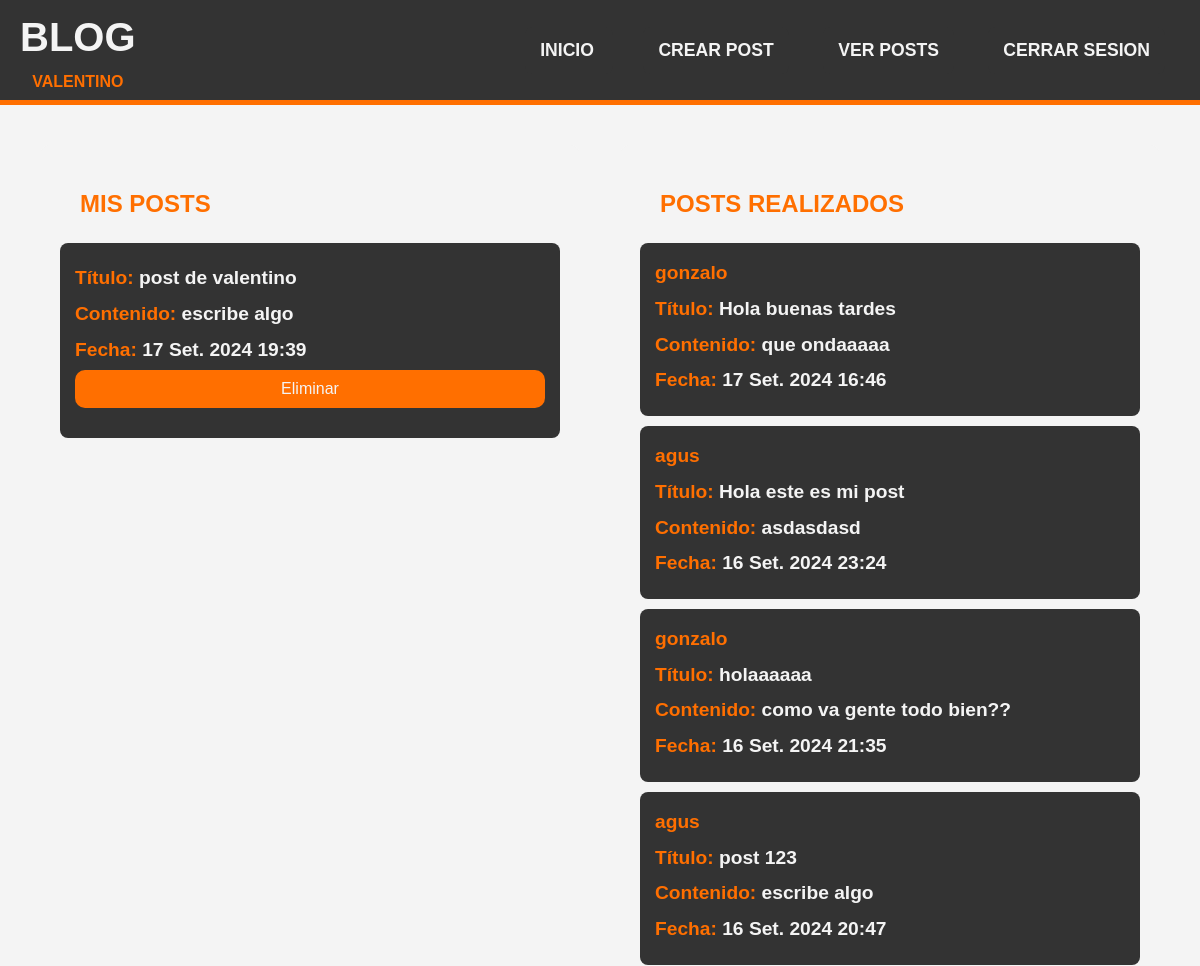
/posts/ (signed in, upper part), run on an earlier commit of the app's database.
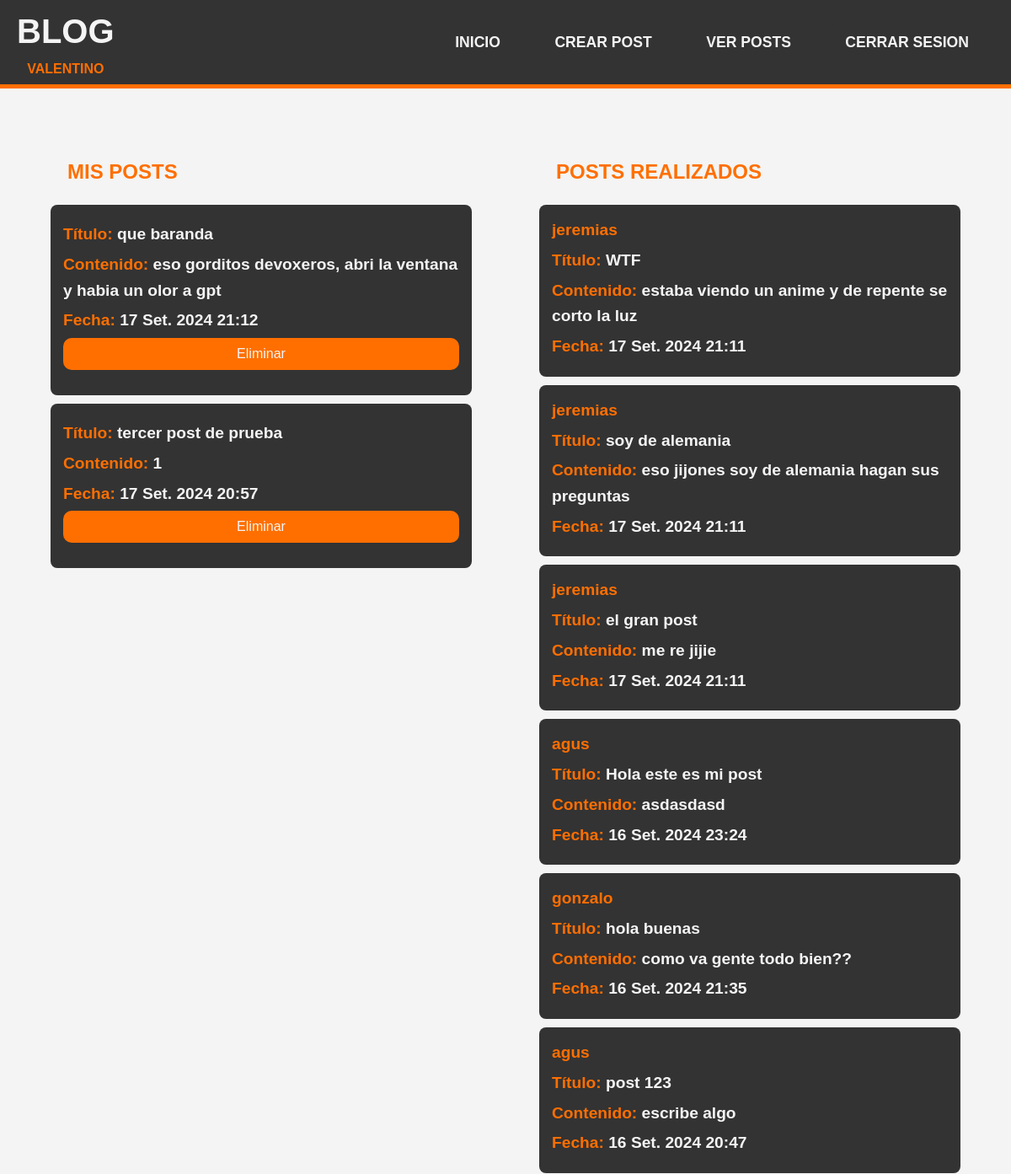
And on a later commit of the database.
### post/models.py (models this page shows, shortened)
class Posteo(models.Model):
    titulo = models.CharField(max_length=120)
    contenido= models.TextField()
    Fecha_de_publicacion = models.DateTimeField(auto_now_add=True)
    author= models.ForeignKey(User, on_delete=models.CASCADE, related_name='post_manage')

### post/views.py (the view)
# urls.py: path('posts/',views.post_list, name='lista_posteos'),
@login_required
def post_list(request):
    posts = Posteo.objects.all().order_by('-Fecha_de_publicacion')  # Muestra los posts más recientes primero
    return render(request, 'posts.html', {'posts': posts})

### post/templates/posts.html (shortened to what this page needs)
{% extends 'base.html' %}
{% block content %}
<div class="post-page-container">
    <div class="main-div">
        <div class="my-posts-section">
            <h2>MIS POSTS</h2>
            <ul class="posts-list">
                {% for post in posts %}
                    {% if post.author == user %}
                    <a href="{% url 'detalle_posteo' post.pk %}" class="post-link">
                        <li class="post-item">
                                <p><strong>Título:</strong> {{ post.titulo }}<br></p>
                                <p><strong>Contenido:</strong> {{ post.contenido }}<br></p>
                                <p><strong>Fecha:</strong> {{ post.Fecha_de_publicacion }}<br></p>
                                <form method="POST" action="{% url 'delete' post.pk %}">
                                    <button type="submit">Eliminar</button>
                                </form>
                            </li>
                        </a>
                    {% endif %}
                {% empty %}
                    <p>No hay posts para mostrar</p>
                {% endfor %}
            </ul>
        </div>
        <div class="other-posts-section">
            <h2>POSTS REALIZADOS</h2>
            <ul class="posts-list">
                {% for post in posts %}
                    {% if post.author != user %}
                    <a href="{% url 'detalle_posteo' post.pk %}" class="post-link">
                        <li class="post-item">
                                <strong>{{ post.author }}</strong><br>
                                <p><strong>Título:</strong> {{ post.titulo }}<br></p>
                                <p><strong>Contenido:</strong> {{ post.contenido }}<br></p>
                                <p><strong>Fecha:</strong> {{ post.Fecha_de_publicacion }}<br></p>
                            </li>
                        </a>
                    {% endif %}
                {% empty %}
                    <p>Nadie ha creado posts :(</p>
                {% endfor %}
            </ul>
        </div>
    </div>
</div>
{% endblock %}

What changed in the data, as far as the page shows it:
removed Posteo: titulo "post de valentino", contenido "escribe algo", Fecha_de_publicacion "17 Set. 2024 19:39", shown under "MIS POSTS"
removed Posteo: author "gonzalo", titulo "Hola buenas tardes", contenido "que ondaaaaa", Fecha_de_publicacion "17 Set. 2024 16:46", shown under "POSTS REALIZADOS"
added Posteo: titulo "que baranda", contenido "eso gorditos devoxeros, abri la ventana y habia un olor a gpt", Fecha_de_publicacion "17 Set. 2024 21:12", shown under "MIS POSTS"
added Posteo: titulo "tercer post de prueba", contenido "1", Fecha_de_publicacion "17 Set. 2024 20:57", shown under "MIS POSTS"
added Posteo: author "jeremias", titulo "WTF", contenido "estaba viendo un anime y de repente se corto la luz", Fecha_de_publicacion "17 Set. 2024 21:11", shown under "POSTS REALIZADOS"
added Posteo: author "jeremias", titulo "soy de alemania", contenido "eso jijones soy de alemania hagan sus preguntas", Fecha_de_publicacion "17 Set. 2024 21:11", shown under "POSTS REALIZADOS"
added Posteo: author "jeremias", titulo "el gran post", contenido "me re jijie", Fecha_de_publicacion "17 Set. 2024 21:11", shown under "POSTS REALIZADOS"
changed Posteo "como va gente todo bien??": titulo "holaaaaaa" → "hola buenas"
